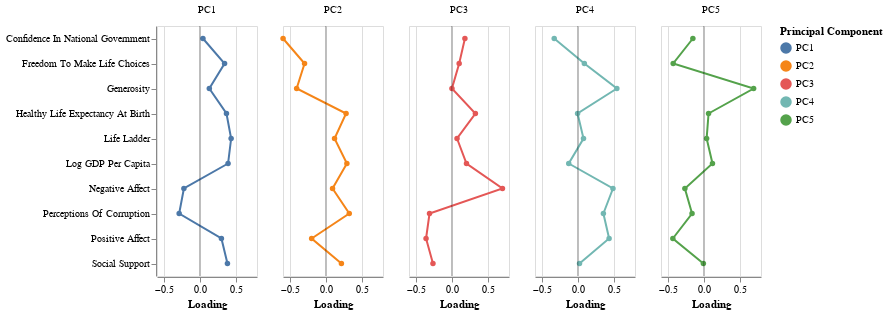

Notebook source saved alongside this figure:
### Markdown cell above
The plot above shows the variance explained for each of the principal components (PCs). There are 5 PCs that explain more than 5% of the total variation individually, with the first two explaining far more variance than the following three. Together they capture 87.5% of the total variance. Let’s take a look at these 5 PCs.

### Code cell
PC_plot

### Figure 1 — Vega-Lite specification as saved in the notebook (floating-point values rounded to 4 significant figures)
{"$schema": "https://vega.github.io/schema/vega-lite/v5.16.3.json", "config": {"view": {"continuousHeight": 300, "continuousWidth": 300}}, "data": {"name": "data-d2d3b901eeb4ef3d9c9780850dcb13f8"}, "datasets": {"data-d2d3b901eeb4ef3d9c9780850dcb13f8": [{"Loading": 0.4378, "Principal Component": "PC1", "Variable": "Life Ladder", "zero": 0}, {"Loading": 0.395, "Principal Component": "PC1", "Variable": "Log GDP Per Capita", "zero": 0}, {"Loading": 0.3863, "Principal Component": "PC1", "Variable": "Social Support", "zero": 0}, {"Loading": 0.3726, "Principal Component": "PC1", "Variable": "Healthy Life Expectancy At Birth", "zero": 0}, {"Loading": 0.3459, "Principal Component": "PC1", "Variable": "Freedom To Make Life Choices", "zero": 0}, {"Loading": 0.1326, "Principal Component": "PC1", "Variable": "Generosity", "zero": 0}, {"Loading": -0.2898, "Principal Component": "PC1", "Variable": "Perceptions Of Corruption", "zero": 0}, {"Loading": 0.302, "Principal Component": "PC1", "Variable": "Positive Affect", "zero": 0}, {"Loading": -0.2234, "Principal Component": "PC1", "Variable": "Negative Affect", "zero": 0}, {"Loading": 0.04328, "Principal Component": "PC1", "Variable": "Confidence In National Government", "zero": 0}, {"Loading": 0.1215, "Principal Component": "PC2", "Variable": "Life Ladder", "zero": 0}, {"Loading": 0.2945, "Principal Component": "PC2", "Variable": "Log GDP Per Capita", "zero": 0}, {"Loading": 0.2179, "Principal Component": "PC2", "Variable": "Social Support", "zero": 0}, {"Loading": 0.2832, "Principal Component": "PC2", "Variable": "Healthy Life Expectancy At Birth", "zero": 0}, {"Loading": -0.2983, "Principal Component": "PC2", "Variable": "Freedom To Make Life Choices", "zero": 0}, {"Loading": -0.4089, "Principal Component": "PC2", "Variable": "Generosity", "zero": 0}, {"Loading": 0.3277, "Principal Component": "PC2", "Variable": "Perceptions Of Corruption", "zero": 0}, {"Loading": -0.1989, "Principal Component": "PC2", "Variable": "Positive Affect", "zero": 0}, {"Loading": 0.09353, "Principal Component": "PC2", "Variable": "Negative Affect", "zero": 0}, {"Loading": -0.5991, "Principal Component": "PC2", "Variable": "Confidence In National Government", "zero": 0}, {"Loading": 0.07251, "Principal Component": "PC3", "Variable": "Life Ladder", "zero": 0}, {"Loading": 0.2048, "Principal Component": "PC3", "Variable": "Log GDP Per Capita", "zero": 0}, {"Loading": -0.2645, "Principal Component": "PC3", "Variable": "Social Support", "zero": 0}, {"Loading": 0.3296, "Principal Component": "PC3", "Variable": "Healthy Life Expectancy At Birth", "zero": 0}, {"Loading": 0.1025, "Principal Component": "PC3", "Variable": "Freedom To Make Life Choices", "zero": 0}, {"Loading": 0.001101, "Principal Component": "PC3", "Variable": "Generosity", "zero": 0}, {"Loading": -0.3127, "Principal Component": "PC3", "Variable": "Perceptions Of Corruption", "zero": 0}, {"Loading": -0.3613, "Principal Component": "PC3", "Variable": "Positive Affect", "zero": 0}, {"Loading": 0.7085, "Principal Component": "PC3", "Variable": "Negative Affect", "zero": 0}, {"Loading": 0.1828, "Principal Component": "PC3", "Variable": "Confidence In National Government", "zero": 0}, {"Loading": 0.07907, "Principal Component": "PC4", "Variable": "Life Ladder", "zero": 0}, {"Loading": -0.1276, "Principal Component": "PC4", "Variable": "Log GDP Per Capita", "zero": 0}, {"Loading": 0.02338, "Principal Component": "PC4", "Variable": "Social Support", "zero": 0}, {"Loading": -0.003883, "Principal Component": "PC4", "Variable": "Healthy Life Expectancy At Birth", "zero": 0}, {"Loading": 0.09096, "Principal Component": "PC4", "Variable": "Freedom To Make Life Choices", "zero": 0}, {"Loading": 0.5461, "Principal Component": "PC4", "Variable": "Generosity", "zero": 0}, {"Loading": 0.3575, "Principal Component": "PC4", "Variable": "Perceptions Of Corruption", "zero": 0}, {"Loading": 0.4375, "Principal Component": "PC4", "Variable": "Positive Affect", "zero": 0}, {"Loading": 0.4916, "Principal Component": "PC4", "Variable": "Negative Affect", "zero": 0}, {"Loading": -0.331, "Principal Component": "PC4", "Variable": "Confidence In National Government", "zero": 0}, {"Loading": 0.03901, "Principal Component": "PC5", "Variable": "Life Ladder", "zero": 0}, {"Loading": 0.1205, "Principal Component": "PC5", "Variable": "Log GDP Per Capita", "zero": 0}, {"Loading": -0.00669, "Principal Component": "PC5", "Variable": "Social Support", "zero": 0}, {"Loading": 0.06588, "Principal Component": "PC5", "Variable": "Healthy Life Expectancy At Birth", "zero": 0}, {"Loading": -0.4293, "Principal Component": "PC5", "Variable": "Freedom To Make Life Choices", "zero": 0}, {"Loading": 0.6967, "Principal Component": "PC5", "Variable": "Generosity", "zero": 0}, {"Loading": -0.1652, "Principal Component": "PC5", "Variable": "Perceptions Of Corruption", "zero": 0}, {"Loading": -0.4341, "Principal Component": "PC5", "Variable": "Positive Affect", "zero": 0}, {"Loading": -0.2656, "Principal Component": "PC5", "Variable": "Negative Affect", "zero": 0}, {"Loading": -0.1536, "Principal Component": "PC5", "Variable": "Confidence In National Government", "zero": 0}]}, "facet": {"column": {"field": "Principal Component", "title": "", "type": "nominal"}}, "spec": {"height": 250, "layer": [{"encoding": {"color": {"field": "Principal Component", "type": "nominal"}, "x": {"field": "Loading", "type": "quantitative"}, "y": {"field": "Variable", "title": "", "type": "nominal"}}, "mark": {"point": true, "type": "line"}}, {"encoding": {"size": {"value": 0.05}, "x": {"field": "zero", "title": "Loading", "type": "quantitative"}}, "mark": {"type": "rule"}}], "width": 100}}
